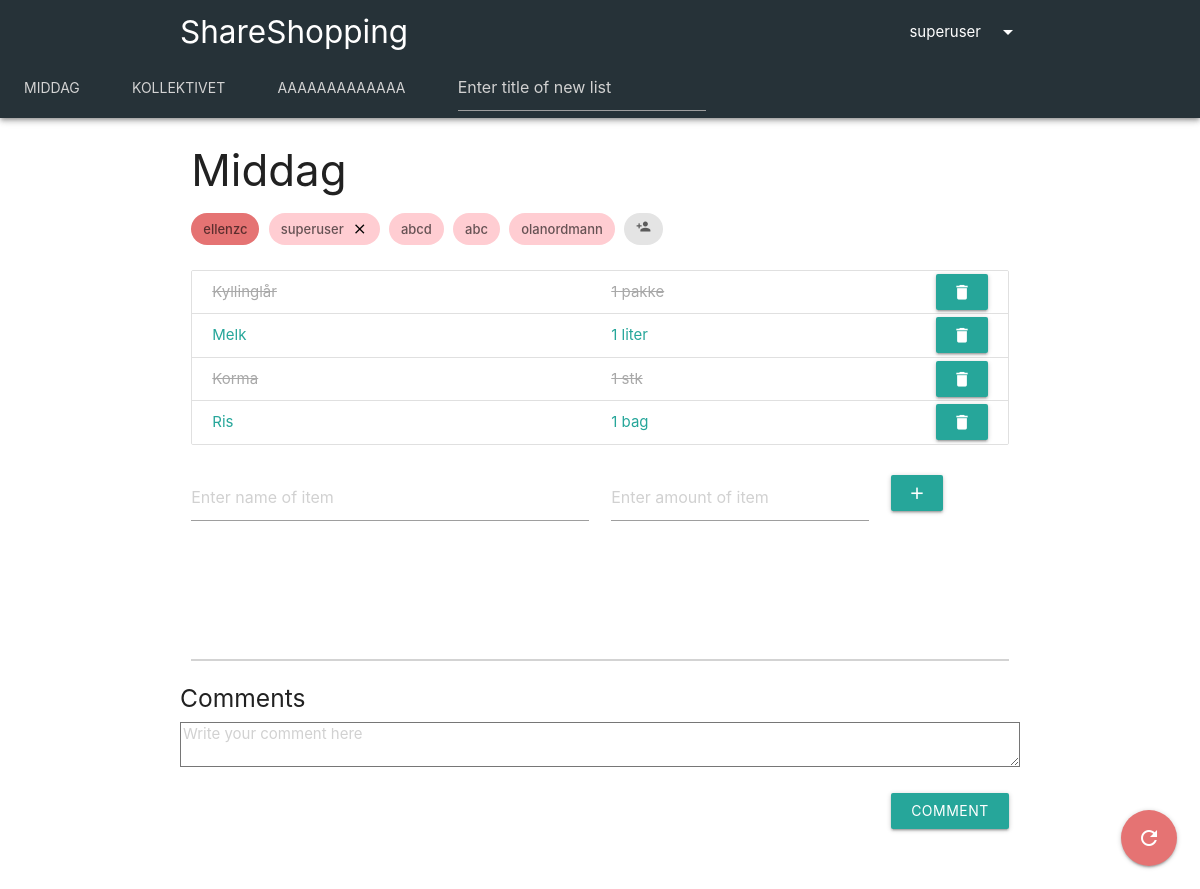
The page /main/shopping-lists/3 (signed in) on the database as committed earlier.
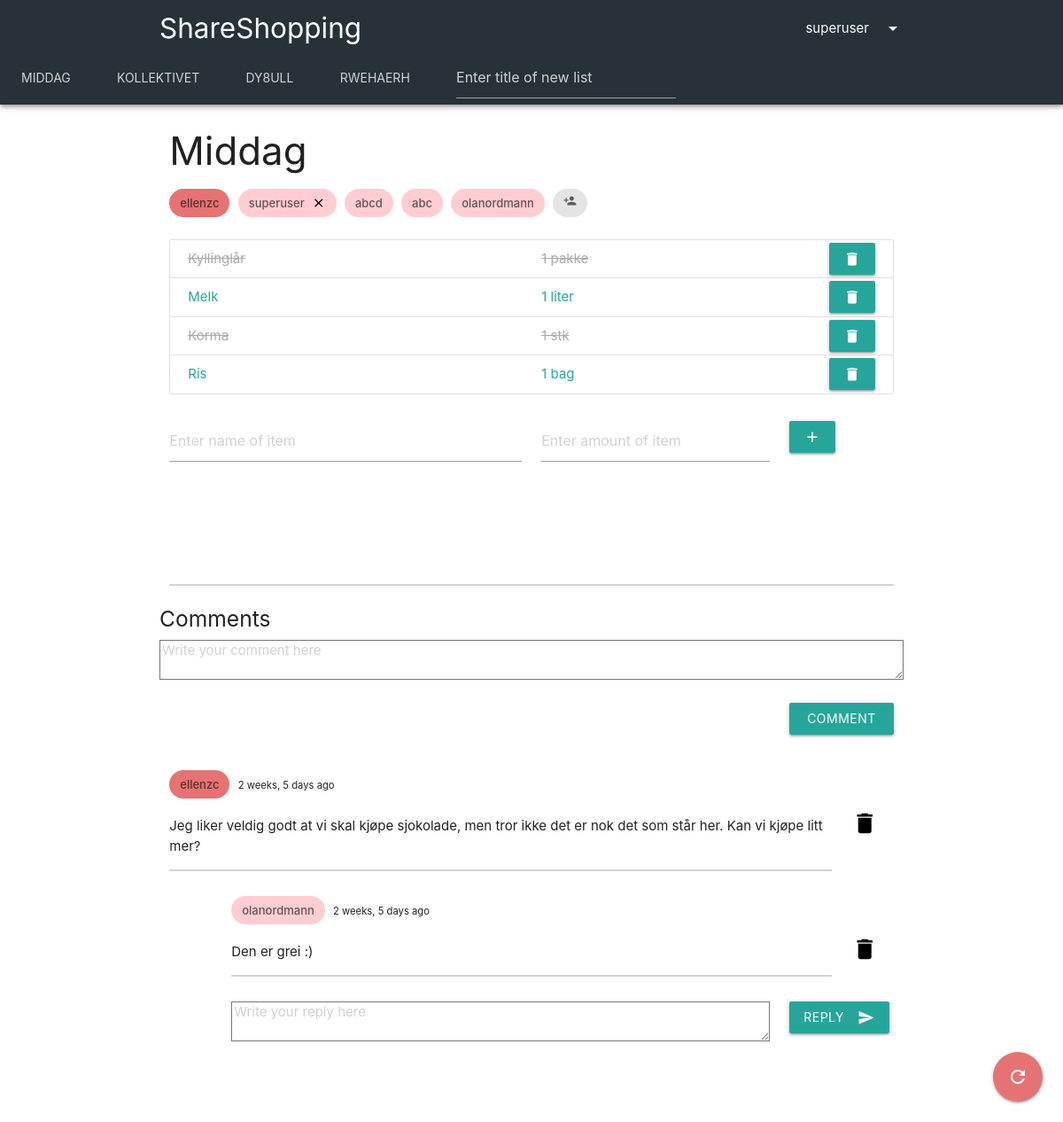
The same page on the database as committed later.
### shopping_list/models.py (models this page shows, shortened)
class ShoppingList(models.Model):
    title = models.CharField(max_length=25)
    owner = models.ForeignKey(User, on_delete=models.CASCADE, default=1, related_name='owner')
    participants = models.ManyToManyField(User, related_name='participants')
    admins = models.ManyToManyField(User, related_name='admins')
    @staticmethod
    def get_user_shopping_lists(user):
        owned_shopping_lists = ShoppingList.objects.filter(owner=user)
        other_shopping_lists = ShoppingList.objects.filter(participants=user)
        other2_shopping_lists = ShoppingList.objects.filter(admins=user)
        my_shopping_lists = other_shopping_lists | owned_shopping_lists | other2_shopping_lists
        return my_shopping_lists.distinct().order_by('id')
    def user_is_member(self, user):
        return user == self.owner or user in self.participants.all() or user in self.admins.all()

class Item(models.Model):
    name = models.CharField(max_length=80)
    amount = models.CharField(max_length=20)
    bought = models.BooleanField(default=False)
    shopping_list = models.ForeignKey(ShoppingList, on_delete=models.CASCADE, default=default_shopping_list_ID)
    creator = models.ForeignKey(User, on_delete=models.SET_NULL, default=1, null=True)

class Comment(models.Model):
    author = models.ForeignKey(User, on_delete=models.CASCADE)
    date = models.DateTimeField(auto_now_add=True)
    content = models.CharField(max_length=150)
    shopping_list = models.ForeignKey(ShoppingList, on_delete=models.CASCADE)
    def replies(self):
        return Reply.objects.filter(parent_comment=self)

class Reply(models.Model):
    author = models.ForeignKey(User, on_delete=models.CASCADE)
    date = models.DateTimeField(auto_now_add=True)
    content = models.CharField(max_length=150)
    parent_comment = models.ForeignKey(Comment, on_delete=models.CASCADE, default=1)

### shopping_list/views.py (the view)
# urls.py: path('shopping-lists/<shopping_list_id>', views.shopping_list_details, name='detail'),
@login_required(login_url='')
def shopping_list_details(request, shopping_list_id):
    error_message = 'Could not view the shopping list.'
    user = request.user
    try:
        shopping_list = ShoppingList.objects.get(pk=shopping_list_id)
    except ShoppingList.DoesNotExist:
        messages.error(request, 'The shopping list has either been deleted or you might not have permission to view it. ' + error_message)
        return redirect('index')
    if not shopping_list.user_is_member(request.user):
        messages.error(request, 'You are not a member of the shopping list. ' + error_message)
        return redirect('index')
    my_shopping_lists = ShoppingList.get_user_shopping_lists(user)
    shopping_list_form = ShoppingListForm()
    item_list = Item.objects.filter(shopping_list=shopping_list_id)
    comments = Comment.objects.filter(shopping_list=shopping_list).order_by("date")
    comment_form = CommentForm()
    reply_form = ReplyForm()
    context = {
        'shopping_list': shopping_list,             # ShoppingList which is being inspected by user
        'shopping_list_form': shopping_list_form,
        'item_list': item_list,                     # List of Item objects in the inspected ShoppingList
        'item_form': ItemForm(),
        'comments': comments,
        'share_form': ShareForm(),
        'my_shopping_lists': my_shopping_lists,
        'comment_form': comment_form,
        'reply_form': reply_form
    }
    return render(request, 'shopping_list/shopping_list.html', context)

### shopping_list/forms.py
class ShoppingListForm(forms.Form):
    title = forms.CharField(
        max_length=13,
        widget=forms.TextInput(
            attrs={
                'color': 'red',
                'placeholder': 'Enter title of new list'
            }
        )
    )

class ItemForm(forms.Form):
    name = forms.CharField(
        max_length=30,
        widget=forms.TextInput(
            attrs={
                'placeholder': 'Enter name of item',
            }
        )
    )
    amount = forms.CharField(
        max_length=15,
        widget=forms.TextInput(
            attrs={
                'placeholder': 'Enter amount of item',
            }
        )
    )

### shopping_list/templates/shopping_list/shopping_list.html (shortened to what this page needs)
{% extends 'shopping_list/index.html' %}
{% block content %}
<div class="container">
    <div class="row">
        <div class="col s12">
            <div class="row">
                <div class="col s9">
                    <h3>{{ shopping_list.title }}</h3>
                    <div class="chip red lighten-2">
                        {{ shopping_list.owner }}
                    </div>
                    {% for admin in shopping_list.admins.all %}
                        <div class="chip red lighten-4">
                            {{ admin }}
                            {% if user == shopping_list.owner or user == admin %}
                                <a href="{% url 'remove-user-from-shopping-list' shopping_list.id admin.username %}" style="color:black"><i class="close material-icons">close</i></a>
                            {% endif %}
                        </div>
                    {% endfor %}
                    <a href="#"><div class="chip"><i class="tiny material-icons toggle-visibility">person_add</i></div></a>
                </div>
                <div class="col s3"><br><br><br>
                </div>
            </div>
            <div class="collection">
                {% for item in item_list %}
                        {% if item.bought %}
                            <a href="{% url 'not-bought' item.id shopping_list.id %}" class="collection-item row">
                                <div class="col s6 item-bought">{{ item.name }}</div>
                                <div class="col s3 item-bought">{{ item.amount }}</div>
                                {% if shopping_list.owner == user or item.creator == user or user in shopping_list.admins.all %}
                                    <form action="{% url 'delete-item' item.id shopping_list.id %}" method='POST' class="col s1 offset-s2 button-fix">
                                    <button type="submit" class="waves-effect waves-light btn secondary-content">
                                        <i class="material-icons">delete</i>
                                    </button>
                                    </form>
                                {% endif %}
                            </a>
                        {% else %}
                            <a href="{% url 'bought' item.id shopping_list.id %}" class="collection-item row">
                                <div class="col s6">{{ item.name }} </div>
                                <div class="col s3">{{ item.amount }}</div>
                                {% if shopping_list.owner == user or item.creator == user or user in shopping_list.admins.all %}
                                <form action="{% url 'delete-item' item.id shopping_list.id %}" method='POST' class="col s1 offset-s2 button-fix">
                                    <button type="submit" class="waves-effect waves-light btn secondary-content">
                                        <i class="material-icons">delete</i>
                                    </button>
                                </form>
                                {% endif %}
                            </a>
                        {% endif %}
                {% endfor %}
                </div>
            <div class="row">
                <form action="{% url 'add' shopping_list.id %}" method='POST' class="col s12">
                    <div class="row">
                        <div class="input-field col s6">{{ item_form.name }}</div>
                        <div class="input-field col s4">{{ item_form.amount }}</div>
                        <div class="input-field col s2">
                            <button type="submit" class="waves-effect waves-light btn">
                                <i class="material-icons">add</i>
                            </button>
                        </div>
                    </div>
                </form>
            </div>
            <div class="fixed-action-btn">
                  <a class="btn-floating btn-large red lighten-2" href="">
                    <i class="large material-icons">refresh</i>
                  </a>
            </div>
            <br><br><br><hr color="lightgrey">
        </div>
        <div class="row">
            <form action="{% url 'add-comment' shopping_list.id %}" method="POST" style="width:100%;">
                <div class="col s12">
                    <div class="row">
                        <h5>Comments</h5>
                        {{comment_form.content}}
                    </div>
                    <div class="row">
                        <div class="col s10"></div>
                        <div class="col s2">
                            <button class="btn waves-effect waves-light" type="submit" name="action">Comment
                            </button>
                        </div>
                    </div>
                </div>
            </form>
        </div>
        {% for comment in comments %}
            <div class="row">
                <div class="col s11">
                    {% if comment.author == shopping_list.owner %}
                        <div class="chip red lighten-2">{{comment.author}}</div>
                        <small>  {{comment.date|timesince}} ago</small>
                    {% elif comment.author in shopping_list.admins.all %}
                        <div class="chip red lighten-4">{{comment.author}}</div>
                        <small>  {{comment.date|timesince}} ago</small>
                    {% else %}
                        <div class="chip">{{comment.author}}</div>
                        <small>  {{comment.date|timesince}} ago</small>
                    {% endif %}
                    <p>
                        {{ comment.content }}
                    </p>
                    <hr color="lightgray">
                </div>
                {% if comment.author == user or user == shopping_list.owner or user in shopping_list.admins.all %}
                    <div class="col s1">
                        <br><br><a href="{% url 'delete-comment' shopping_list.id comment.id %}" style="color:black;"><i class="small material-icons">delete</i></a>
                    </div>
                {% endif %}
            </div>
            {% for reply in comment.replies %}
                <div class="row">
                    <div class="col s1"></div>
                    <div class="col s10">
                        {% if reply.author == shopping_list.owner %}
                            <div class="chip red lighten-2">{{reply.author}}</div>
                            <small>  {{reply.date|timesince}} ago</small>
                        {% elif reply.author in shopping_list.admins.all %}
                            <div class="chip red lighten-4">{{reply.author}}</div>
                            <small>  {{reply.date|timesince}} ago</small>
                        {% else %}
                            <div class="chip">{{reply.author}}</div>
                            <small>  {{reply.date|timesince}} ago</small>
                        {% endif %}
                        <p>
                            {{ reply.content }}
                        </p>
                        <hr color="lightgray">
                    </div>
                    {% if reply.author == user or user == shopping_list.owner or user in shopping_list.admins.all %}
                    <div class="col s1">
                            <br><br><a href="{% url 'delete-reply' shopping_list.id reply.id %}" style="color:black;"><i class="small material-icons">delete</i></a>
                        </div>
                    {% endif %}
                </div>
            {% endfor %}
            {% if comments %}
                <div class="row">
                    <form action="{% url 'reply' shopping_list.id comment.id %}" method="post" style="width:100%;">
                        <div class="col s1"></div>
                        <div class="col s9">
                            {{reply_form.content}}
                        </div>
                        <div class="col s2">
                            <button class="btn waves-effect waves-light" type="submit" name="action">Reply
                                <i class="material-icons right">send</i>
                            </button>
                        </div>
                    </form>
                </div><br><br>
            {% endif %}
        {% endfor %}
</div>
{% endblock %}

### shopping_list/templates/shopping_list/index.html (shortened to what this page needs)
<!DOCTYPE html>
<html lang="en">
<head>
    {% load static %}
    <link rel="stylesheet" href="https://cdnjs.cloudflare.com/ajax/libs/materialize/1.0.0/css/materialize.min.css">
    <link rel="stylesheet" href="https://unpkg.com/simplebar@latest/dist/simplebar.css" />
</head>
<body>
<div class="z-depth-2">
<nav class="nav-extended blue-grey darken-4">
    <div class="nav-wrapper">
        <div class="container">
            <a href="#" class="brand-logo">ShareShopping</a>
                <a class="right hide-on-small-only dropdown-trigger" href="#" data-target="dropdown1">{{ user.username }}<i class="material-icons right">arrow_drop_down</i></a>
        </div>
    </div>
</nav>
    <div class="col s12 blue-grey darken-4 hide-on-med-and-down" style="height:54px;">
        <ul data-simplebar class="tabs blue-grey darken-4">
            {% for shopping_list in my_shopping_lists %}
            <li class="tab"><a href="{% url 'detail' shopping_list.id %}" style="color: lightgrey;">{{ shopping_list.title }}</a></li>
            {% endfor %}
            <li class="tab">
                <a>
                <form action="{% url 'create-list' %}" method='POST' style="margin-top: -15px; margin-bottom: -15px; overflow-x: hidden;">
                    <div class="row">
                        <div class="input-field col s12">{{ shopping_list_form.title }}</div>
                    </div>
                </form>
                </a>
            </li>
        </ul>
    </div>
</div>
{% block content %}
{% endblock %}
</body>
</html>

### shopping_list/templates/shopping_list/index.html (style rules this page uses)
a { color: black; text-decoration: none; }
.item-bought { text-decoration: line-through; -webkit-text-fill-color: darkgray; color: darkgrey; }
.button-fix { float: right; margin-top: -7px; margin-bottom: -7px; }
#id_title { color: lightgrey; }

Rows that differ between the two databases and show on the page:
removed ShoppingList: title "AAAAAAAAAAAAA"
added ShoppingList: title "DY8ULL"
added ShoppingList: title "RWEHAERH"
added Comment: author "ellenzc", date "2 weeks, 5 days", content "Jeg liker veldig godt at vi skal kjøpe sjokolade, men tror ikke det er nok det som står her. Kan vi kjøpe litt mer?"
added Reply: author "olanordmann", date "2 weeks, 5 days", content "Den er grei :)"
